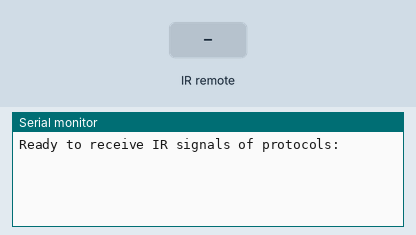
A sketch run on a simulated Arduino Uno, built with avr-gcc and run on an emulated ATmega328P. Parts: the last lines printed to the serial monitor. The inputs (shaded band) are chosen by the test bench.

Above: at 1.2 s.
1.3 s: infrared code 0xA received
At 2.1 s:
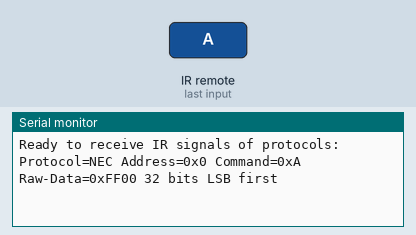
4.3 s: infrared code 0x1B received
At 5.5 s:
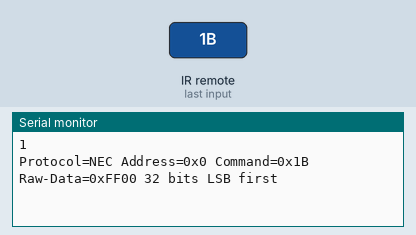
5.8 s: infrared code 0x1F received
At 7.5 s:
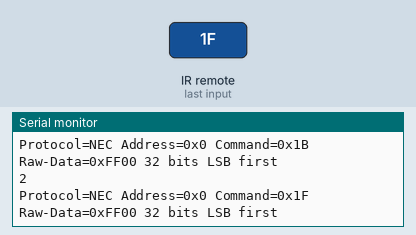
7.8 s: infrared code 0x12 received
At 9.6 s:
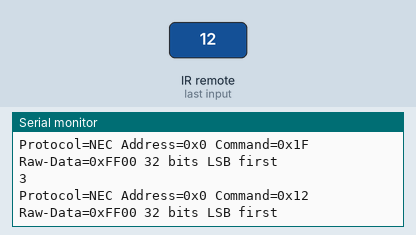

Measured:
- after the input at 1.3 s, the serial monitor: prints a new line at once (image 1)
- after the input at 4.3 s, the serial monitor: prints a new line at once (image 2)
- after the input at 5.8 s, the serial monitor: prints a new line after 0.51 s (image 3)
- after the input at 7.8 s, the serial monitor: prints a new line after 0.53 s (image 4)

The sketch:

05_IR_Remote_LED.ino
```cpp
#include <IRremote.hpp>

const int IR_RECEIVE_PIN = 7;
const int ledPin1 = 8;
const int ledPin2 = 9;
const int ledPin3 = 10;

void setup() {
  Serial.begin(9600);

  // Start the receiver and if not 3. parameter specified, take LED_BUILTIN pin from the internal boards definition as default feedback LED
  IrReceiver.begin(IR_RECEIVE_PIN, ENABLE_LED_FEEDBACK);

  Serial.print(F("Ready to receive IR signals of protocols: "));
  printActiveIRProtocols(&Serial);
}

void loop() {
  /*
     * Check if received data is available and if yes, try to decode it.
     * Decoded result is in the IrReceiver.decodedIRData structure.
     *
     * E.g. command is in IrReceiver.decodedIRData.command
     * address is in command is in IrReceiver.decodedIRData.address
     * and up to 32 bit raw data in IrReceiver.decodedIRData.decodedRawData
     */
  if (IrReceiver.decode()) {

    /*
    * Print a short summary of received data
    */
    IrReceiver.printIRResultShort(&Serial);
    IrReceiver.printIRSendUsage(&Serial);
    if (IrReceiver.decodedIRData.protocol == UNKNOWN) {
      Serial.println(F("Received noise or an unknown (or not yet enabled) protocol"));
      // We have an unknown protocol here, print more info
      IrReceiver.printIRResultRawFormatted(&Serial, true);
    }
    Serial.println();

    /*
    * !!!Important!!! Enable receiving of the next value,
    * since receiving has stopped after the end of the current received data packet.
    */
    IrReceiver.resume();  // Enable receiving of the next value

    /*
    * Finally, check the received data and perform actions according to the received command
    */
    if (IrReceiver.decodedIRData.command == 0xA) {
      digitalWrite(ledPin1, HIGH);
      delay(2000);
      digitalWrite(ledPin1, LOW);
      Serial.println("1");
    } else if (IrReceiver.decodedIRData.command == 0x1B) {
      digitalWrite(ledPin2, HIGH);
      delay(2000);
      digitalWrite(ledPin2, LOW);
      Serial.println("2");
    } else if (IrReceiver.decodedIRData.command == 0x1F) {
      digitalWrite(ledPin3, HIGH);
      delay(2000);
      digitalWrite(ledPin3, LOW);
      Serial.println("3");
    }else if (IrReceiver.decodedIRData.command == 0x12) { //All LEDs or power button
      digitalWrite(ledPin1, HIGH);
      digitalWrite(ledPin2, HIGH);
      digitalWrite(ledPin3, HIGH);
      delay(2000);
      digitalWrite(ledPin1, LOW);
      digitalWrite(ledPin2, LOW);
      digitalWrite(ledPin3, LOW);
      Serial.println("All");
    }
  }
}
```
